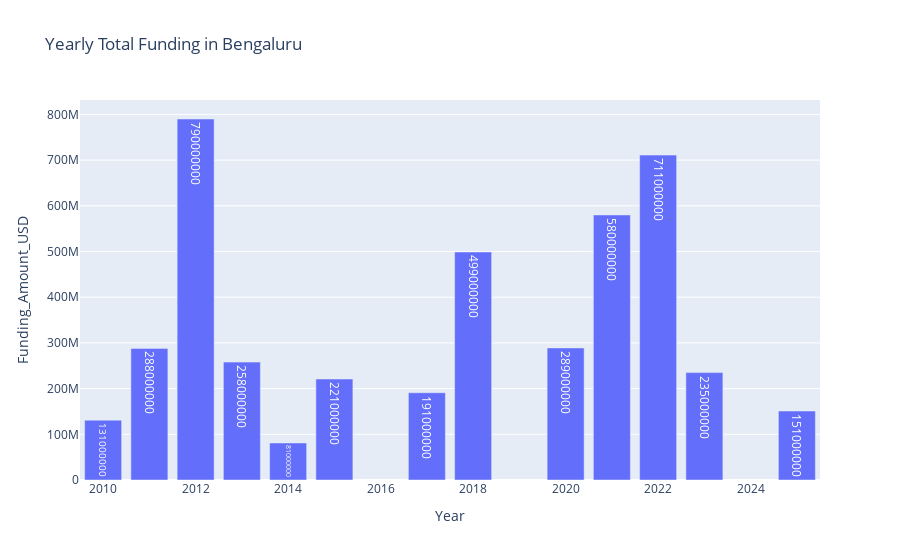
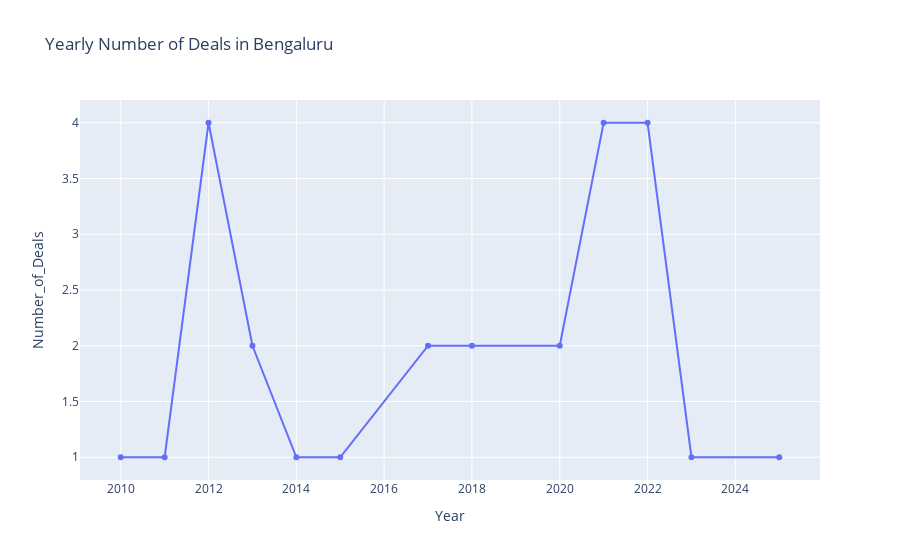

Notebook cell for these charts, in order:
### Markdown cell above
1.Year-on-Year Growth

### Code cell
funding_trends = df.groupby("Year")["Funding_Amount_USD"].sum().reset_index()
deal_count = df.groupby("Year")["Company"].count().reset_index()
deal_count.rename(columns={"Company": "Number_of_Deals"}, inplace=True)

yearly_trends = pd.merge(funding_trends, deal_count, on="Year")

print(yearly_trends)

fig, ax1 = plt.subplots()

sns.lineplot(data=yearly_trends, x="Year", y="Funding_Amount_USD", marker="o", color="b", ax=ax1)
ax1.set_ylabel("Total Funding (USD)", color="b")
ax1.tick_params(axis="y", labelcolor="b")

ax2 = ax1.twinx()
sns.lineplot(data=yearly_trends, x="Year", y="Number_of_Deals", marker="s", color="g", ax=ax2)
ax2.set_ylabel("Number of Deals", color="g")
ax2.tick_params(axis="y", labelcolor="g")

plt.title("Year-on-Year Growth: Funding vs Deals in Bengaluru")
plt.show()
fig = px.bar(yearly_trends, x="Year", y="Funding_Amount_USD",
             text="Funding_Amount_USD", title="Yearly Total Funding in Bengaluru")
fig.show()

fig2 = px.line(yearly_trends, x="Year", y="Number_of_Deals",
               markers=True, title="Yearly Number of Deals in Bengaluru")
fig2.show()

### Figure 1 — Plotly figure (JSON) as saved in the notebook; plotly's stock layout.template omitted (floating-point values rounded to 4 significant figures)
{"data": [{"hovertemplate": "Year=%{x}<br>Funding_Amount_USD=%{text}<extra></extra>", "legendgroup": "", "marker": {"color": "#636efa", "pattern": {"shape": ""}}, "name": "", "orientation": "v", "showlegend": false, "text": [131000000.0, 288000000.0, 790000000.0, 258000000.0, 81000000.0, 221000000.0, 191000000.0, 499000000.0, 289000000.0, 580000000.0, 711000000.0, 235000000.0, 151000000.0], "textposition": "auto", "type": "bar", "x": [2010, 2011, 2012, 2013, 2014, 2015, 2017, 2018, 2020, 2021, 2022, 2023, 2025], "xaxis": "x", "y": [131000000, 288000000, 790000000, 258000000, 81000000, 221000000, 191000000, 499000000, 289000000, 580000000, 711000000, 235000000, 151000000], "yaxis": "y"}], "layout": {"barmode": "relative", "legend": {"tracegroupgap": 0}, "title": {"text": "Yearly Total Funding in Bengaluru"}, "xaxis": {"anchor": "y", "domain": [0, 1], "title": {"text": "Year"}}, "yaxis": {"anchor": "x", "domain": [0, 1], "title": {"text": "Funding_Amount_USD"}}}}

### Figure 2 — Plotly figure (JSON) as saved in the notebook; plotly's stock layout.template omitted (floating-point values rounded to 4 significant figures)
{"data": [{"hovertemplate": "Year=%{x}<br>Number_of_Deals=%{y}<extra></extra>", "legendgroup": "", "line": {"color": "#636efa", "dash": "solid"}, "marker": {"symbol": "circle"}, "mode": "lines+markers", "name": "", "orientation": "v", "showlegend": false, "type": "scatter", "x": [2010, 2011, 2012, 2013, 2014, 2015, 2017, 2018, 2020, 2021, 2022, 2023, 2025], "xaxis": "x", "y": [1, 1, 4, 2, 1, 1, 2, 2, 2, 4, 4, 1, 1], "yaxis": "y"}], "layout": {"legend": {"tracegroupgap": 0}, "title": {"text": "Yearly Number of Deals in Bengaluru"}, "xaxis": {"anchor": "y", "domain": [0, 1], "title": {"text": "Year"}}, "yaxis": {"anchor": "x", "domain": [0, 1], "title": {"text": "Number_of_Deals"}}}}
